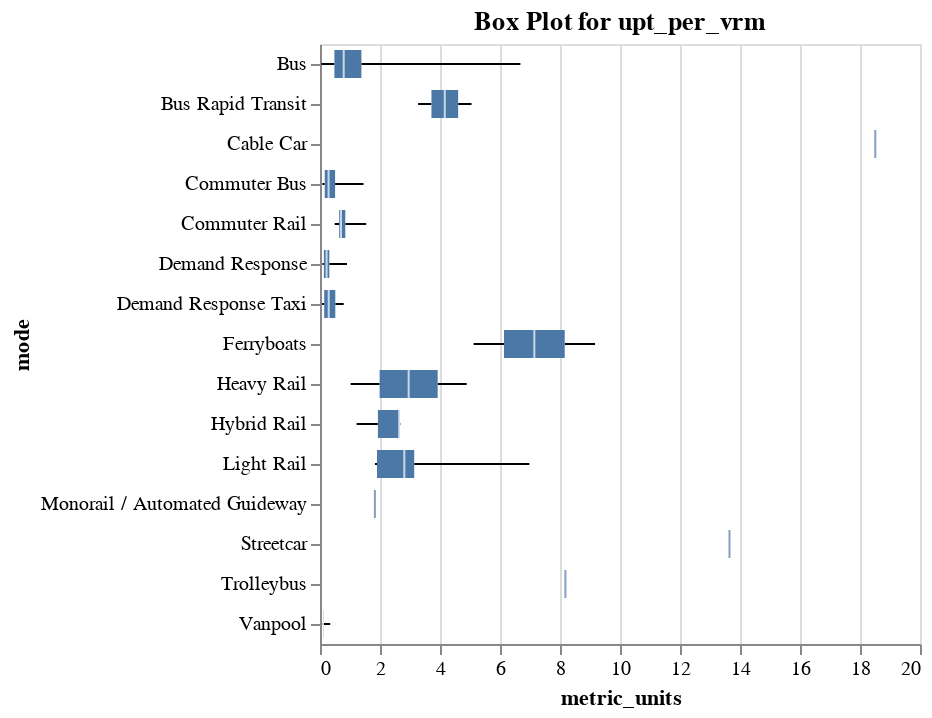
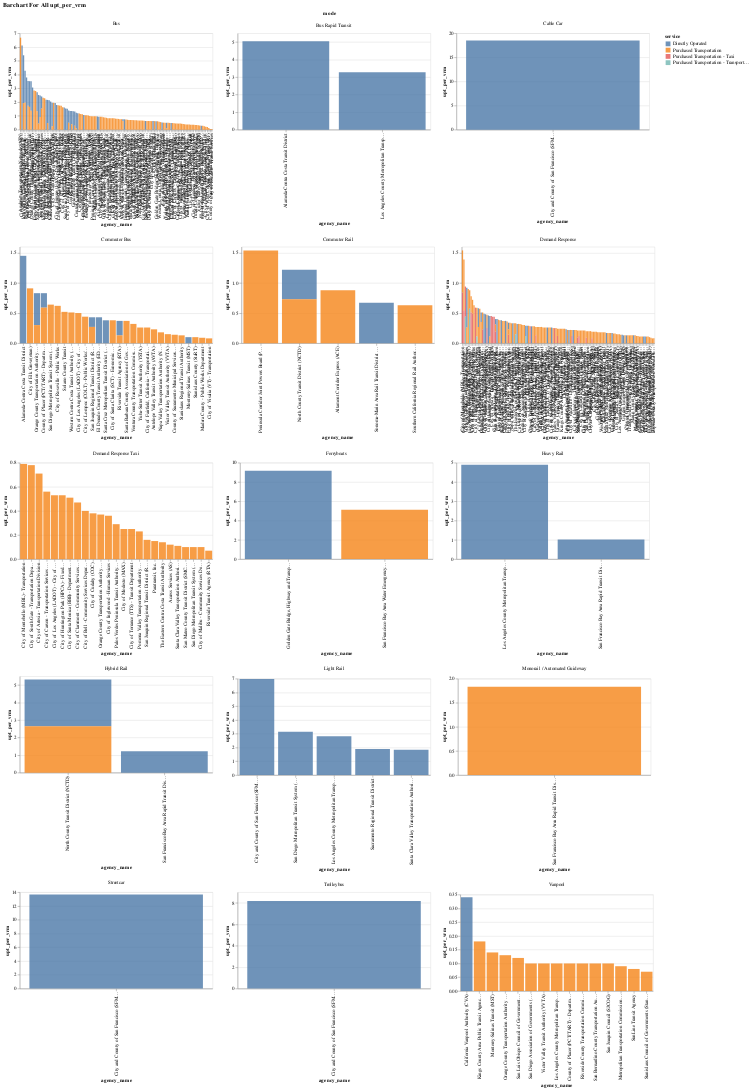
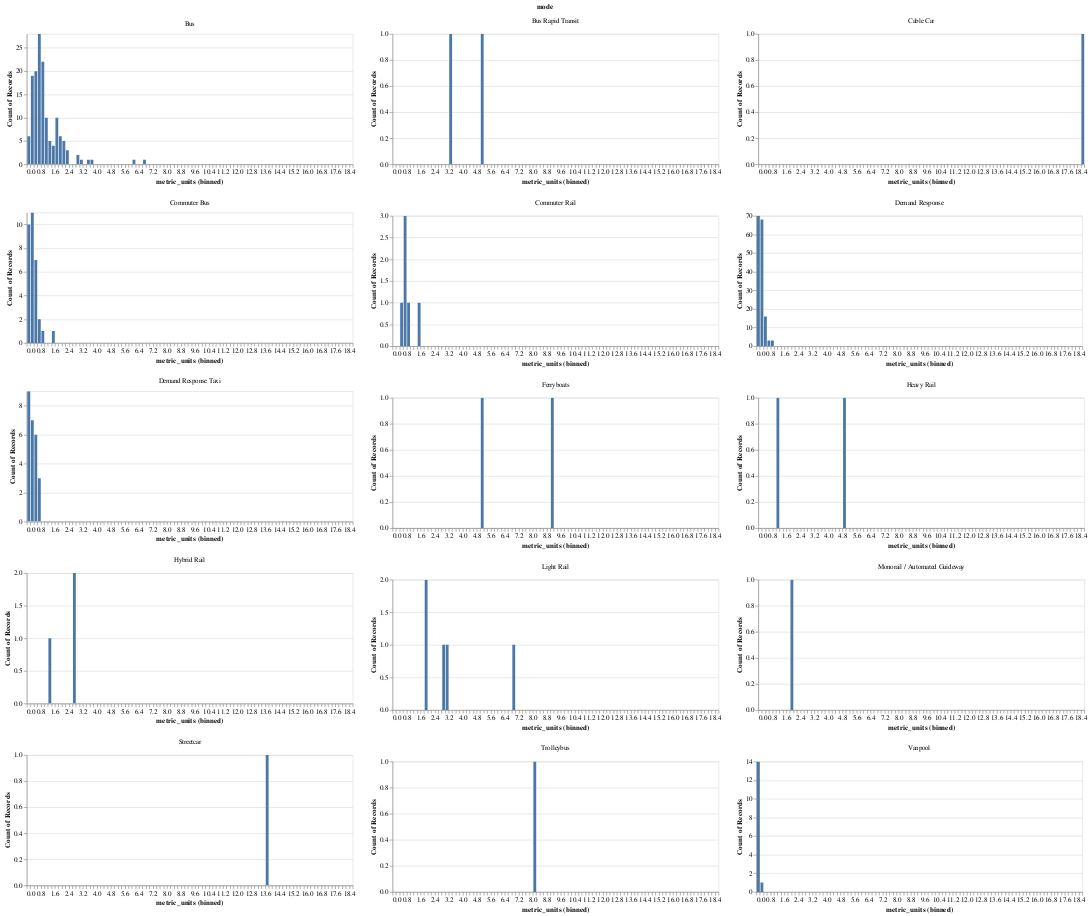

Notebook code cell kept with these figures, in order:
### Markdown cell above
### Unlinked Passenger Trips by Vehicle Revenue Miles
upt_per_vrm

### Code cell
metrics_charts(metrics_list=["upt_per_vrm"], df=no_zero_rows_melt)

### Figure 1 — Vega-Lite specification as saved in the notebook (floating-point values rounded to 4 significant figures; data arrays with more than 128 entries replaced by an {"elided": "..."} marker saying what was removed)
{"config": {"view": {"continuousWidth": 300, "continuousHeight": 300}}, "data": {"name": "data-69b55b0371614185eef7c011aaffd626"}, "mark": {"type": "boxplot", "extent": "min-max"}, "encoding": {"x": {"field": "metric_units", "type": "quantitative"}, "y": {"field": "mode", "type": "nominal"}}, "height": 300, "params": [{"name": "param_5", "select": {"type": "interval", "encodings": ["x", "y"]}, "bind": "scales"}], "title": "Box Plot for upt_per_vrm", "width": "container", "$schema": "https://vega.github.io/schema/vega-lite/v5.20.1.json", "datasets": {"data-69b55b0371614185eef7c011aaffd626": {"elided": "401 records"}}}

### Figure 2 — Vega-Lite specification as saved in the notebook (floating-point values rounded to 4 significant figures; data arrays with more than 128 entries replaced by an {"elided": "..."} marker saying what was removed)
{"config": {"view": {"continuousWidth": 300, "continuousHeight": 300}}, "data": {"name": "data-69b55b0371614185eef7c011aaffd626"}, "facet": {"field": "mode", "type": "nominal"}, "spec": {"mark": {"type": "bar"}, "encoding": {"color": {"field": "service", "type": "nominal"}, "opacity": {"condition": [{"param": "param_4", "value": 0.8}], "value": 0.2}, "tooltip": [{"field": "agency_name", "type": "nominal"}, {"field": "mode", "type": "nominal"}, {"field": "service", "type": "nominal"}, {"field": "metric_units", "type": "quantitative"}], "x": {"field": "agency_name", "sort": "-y", "type": "nominal"}, "y": {"field": "metric_units", "title": "upt_per_vrm", "type": "quantitative"}}, "height": 200, "name": "view_3", "width": 400}, "columns": 3, "params": [{"name": "param_4", "select": {"type": "point", "fields": ["service"]}, "bind": "legend", "views": ["view_3"]}], "resolve": {"scale": {"x": "independent", "y": "independent"}}, "title": "Barchart For All upt_per_vrm", "$schema": "https://vega.github.io/schema/vega-lite/v5.20.1.json", "datasets": {"data-69b55b0371614185eef7c011aaffd626": {"elided": "401 records"}}}

### Figure 3 — Vega-Lite specification as saved in the notebook (floating-point values rounded to 4 significant figures; data arrays with more than 128 entries replaced by an {"elided": "..."} marker saying what was removed)
{"config": {"view": {"continuousWidth": 300, "continuousHeight": 300}}, "data": {"name": "data-69b55b0371614185eef7c011aaffd626"}, "facet": {"field": "mode", "type": "nominal"}, "spec": {"mark": {"type": "bar"}, "encoding": {"tooltip": [{"aggregate": "count", "type": "quantitative"}, {"bin": {"step": 5}, "field": "metric_units", "title": "bin range for upt_per_vrm", "type": "quantitative"}], "x": {"bin": {"maxbins": 100}, "field": "metric_units", "type": "quantitative"}, "y": {"aggregate": "count", "type": "quantitative"}}, "height": 200, "name": "view_4", "title": "upt_per_vrm Distribution", "width": 500}, "columns": 3, "params": [{"name": "param_6", "select": {"type": "interval", "encodings": ["x", "y"]}, "bind": "scales", "views": ["view_4"]}], "resolve": {"scale": {"x": "independent", "y": "independent"}}, "$schema": "https://vega.github.io/schema/vega-lite/v5.20.1.json", "datasets": {"data-69b55b0371614185eef7c011aaffd626": {"elided": "401 records"}}}
